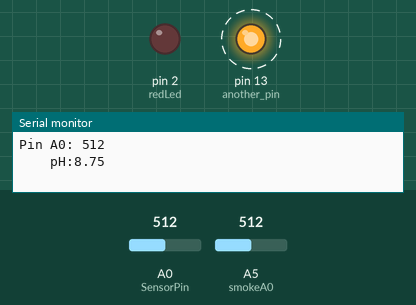
Recording of a sketch running on a simulated Arduino Uno, built with avr-gcc and run on an emulated ATmega328P. On the bench: output pins drawn as LEDs (lit = HIGH), the last lines printed to the serial monitor. Dashed ring = blinking. Inputs (shaded band) come from the test bench; at power-on: A5 (smokeA0) = 512, A0 (SensorPin) = 512.

Above: at 0.3 s.
1.3 s: A5 (smokeA0) set to 409
4.8 s: A5 (smokeA0) set to 386
At 5.8 s:
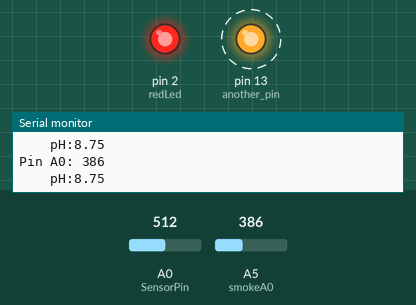
8.3 s: A5 (smokeA0) set to 410
At 9.11 s:
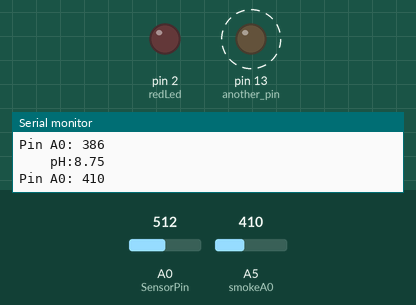
12.4 s: A5 (smokeA0) set to 390
At 13.12 s:
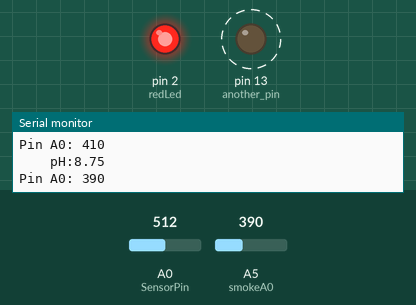
Timing chart, 0 to 17.5 s (numbered marks = the images above; inputs shaded):
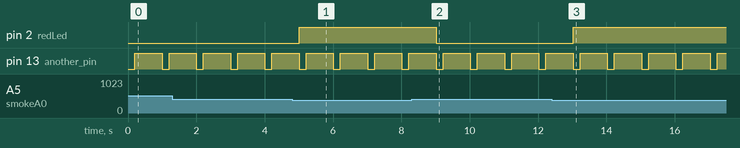

The sketch:

PhMeter.ino
```cpp
#define SensorPin A0          // the pH meter Analog output is connected with the Arduino’s Analog
unsigned long int avgValue;  //Store the average value of the sensor feedback
float b;
int buf[10],temp;
int redLed = 2;
int smokeA0 = A5;
int sensorThres = 400;
int another_pin=13;

void setup()
{
  Serial.begin(9600);
  pinMode(redLed, OUTPUT);
  pinMode(smokeA0, INPUT);
  pinMode(another_pin,OUTPUT);
}
void loop()
{
  int analogSensor = analogRead(smokeA0);

  Serial.print("Pin A0: ");
  Serial.println(analogSensor);
  // Checks if it has reached the threshold value
  if (analogSensor > sensorThres)
  {
    digitalWrite(redLed, LOW);
  }
  else
  {
    digitalWrite(redLed, HIGH);
  }
  delay(100);

  for(int i=0;i<10;i++)       //Get 10 sample value from the sensor for smooth the value
  {
    buf[i]=analogRead(SensorPin);
    delay(10);
  }
  for(int i=0;i<9;i++)        //sort the analog from small to large
  {
    for(int j=i+1;j<10;j++)
    {
      if(buf[i]>buf[j])
      {
        temp=buf[i];
        buf[i]=buf[j];
        buf[j]=temp;
      }
    }
  }
  avgValue=0;
  for(int i=2;i<8;i++)                      //take the average value of 6 center sample
    avgValue+=buf[i];
  float phValue=(float)avgValue*5.0/1024/6; //convert the analog into millivolt
  phValue=3.5*phValue;                      //convert the millivolt into pH value
  Serial.print("    pH:");
  Serial.println(phValue,2);
  digitalWrite(13, HIGH);
  delay(800);
  digitalWrite(13, LOW);

}
```

Measured:
- the behaviour switches between 401 and 400 on A5 (smokeA0) (found by bisection; images 0 and 1)
- after the input at 4.8 s, pin 2 (redLed): LOW → HIGH after 0.21 s
- after the input at 8.3 s, pin 2 (redLed): HIGH → LOW after 0.72 s
- after the input at 12.4 s, pin 2 (redLed): LOW → HIGH after 0.63 s
- by itself, pin 13 (another_pin): alternates HIGH for 0.80 s and LOW for 0.20 s
